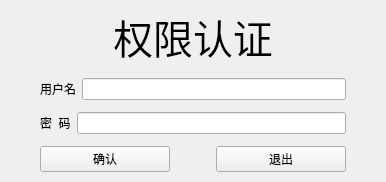
<?xml version="1.0" encoding="UTF-8"?>
<ui version="4.0">
 <class>AuthDlg</class>
 <widget class="QWidget" name="AuthDlg">
  <property name="geometry">
   <rect>
    <x>0</x>
    <y>0</y>
    <width>386</width>
    <height>182</height>
   </rect>
  </property>
  <property name="windowTitle">
   <string>AuthDlg</string>
  </property>
  <layout class="QVBoxLayout" name="verticalLayout">
   <property name="spacing">
    <number>5</number>
   </property>
   <property name="leftMargin">
    <number>0</number>
   </property>
   <property name="topMargin">
    <number>0</number>
   </property>
   <property name="rightMargin">
    <number>0</number>
   </property>
   <property name="bottomMargin">
    <number>0</number>
   </property>
   <item>
    <widget class="QLabel" name="label">
     <property name="sizePolicy">
      <sizepolicy hsizetype="Preferred" vsizetype="Fixed">
       <horstretch>0</horstretch>
       <verstretch>0</verstretch>
      </sizepolicy>
     </property>
     <property name="font">
      <font>
       <family>华文行楷</family>
       <pointsize>30</pointsize>
       <weight>50</weight>
       <italic>false</italic>
       <bold>false</bold>
      </font>
     </property>
     <property name="styleSheet">
      <string notr="true"/>
     </property>
     <property name="text">
      <string>权限认证</string>
     </property>
     <property name="alignment">
      <set>Qt::AlignCenter</set>
     </property>
    </widget>
   </item>
   <item>
    <layout class="QHBoxLayout" name="horizontalLayout">
     <item>
      <spacer name="horizontalSpacer_4">
       <property name="orientation">
        <enum>Qt::Horizontal</enum>
       </property>
       <property name="sizeType">
        <enum>QSizePolicy::Fixed</enum>
       </property>
       <property name="sizeHint" stdset="0">
        <size>
         <width>40</width>
         <height>20</height>
        </size>
       </property>
      </spacer>
     </item>
     <item>
      <widget class="QLabel" name="label_2">
       <property name="text">
        <string>用户名</string>
       </property>
      </widget>
     </item>
     <item>
      <widget class="QLineEdit" name="userName"/>
     </item>
     <item>
      <spacer name="horizontalSpacer_3">
       <property name="orientation">
        <enum>Qt::Horizontal</enum>
       </property>
       <property name="sizeType">
        <enum>QSizePolicy::Fixed</enum>
       </property>
       <property name="sizeHint" stdset="0">
        <size>
         <width>40</width>
         <height>20</height>
        </size>
       </property>
      </spacer>
     </item>
    </layout>
   </item>
   <item>
    <layout class="QHBoxLayout" name="horizontalLayout_2">
     <item>
      <spacer name="horizontalSpacer_5">
       <property name="orientation">
        <enum>Qt::Horizontal</enum>
       </property>
       <property name="sizeType">
        <enum>QSizePolicy::Fixed</enum>
       </property>
       <property name="sizeHint" stdset="0">
        <size>
         <width>40</width>
         <height>20</height>
        </size>
       </property>
      </spacer>
     </item>
     <item>
      <widget class="QLabel" name="label_3">
       <property name="text">
        <string>密  码</string>
       </property>
      </widget>
     </item>
     <item>
      <widget class="QLineEdit" name="password"/>
     </item>
     <item>
      <spacer name="horizontalSpacer_7">
       <property name="orientation">
        <enum>Qt::Horizontal</enum>
       </property>
       <property name="sizeType">
        <enum>QSizePolicy::Fixed</enum>
       </property>
       <property name="sizeHint" stdset="0">
        <size>
         <width>40</width>
         <height>20</height>
        </size>
       </property>
      </spacer>
     </item>
    </layout>
   </item>
   <item>
    <layout class="QHBoxLayout" name="horizontalLayout_3">
     <item>
      <spacer name="horizontalSpacer_2">
       <property name="orientation">
        <enum>Qt::Horizontal</enum>
       </property>
       <property name="sizeType">
        <enum>QSizePolicy::Fixed</enum>
       </property>
       <property name="sizeHint" stdset="0">
        <size>
         <width>40</width>
         <height>20</height>
        </size>
       </property>
      </spacer>
     </item>
     <item>
      <widget class="QPushButton" name="affirm">
       <property name="text">
        <string>确认</string>
       </property>
       <property name="icon">
        <iconset>
         <normaloff>:/images/Resources/images/connect.ico</normaloff>:/images/Resources/images/connect.ico</iconset>
       </property>
      </widget>
     </item>
     <item>
      <spacer name="horizontalSpacer">
       <property name="orientation">
        <enum>Qt::Horizontal</enum>
       </property>
       <property name="sizeType">
        <enum>QSizePolicy::Fixed</enum>
       </property>
       <property name="sizeHint" stdset="0">
        <size>
         <width>40</width>
         <height>20</height>
        </size>
       </property>
      </spacer>
     </item>
     <item>
      <widget class="QPushButton" name="exit">
       <property name="text">
        <string>退出</string>
       </property>
       <property name="icon">
        <iconset>
         <normaloff>:/images/Resources/images/disconnect.ico</normaloff>:/images/Resources/images/disconnect.ico</iconset>
       </property>
      </widget>
     </item>
     <item>
      <spacer name="horizontalSpacer_6">
       <property name="orientation">
        <enum>Qt::Horizontal</enum>
       </property>
       <property name="sizeType">
        <enum>QSizePolicy::Fixed</enum>
       </property>
       <property name="sizeHint" stdset="0">
        <size>
         <width>40</width>
         <height>20</height>
        </size>
       </property>
      </spacer>
     </item>
    </layout>
   </item>
  </layout>
 </widget>
 <layoutdefault spacing="6" margin="11"/>
 <resources/>
 <connections/>
</ui>
